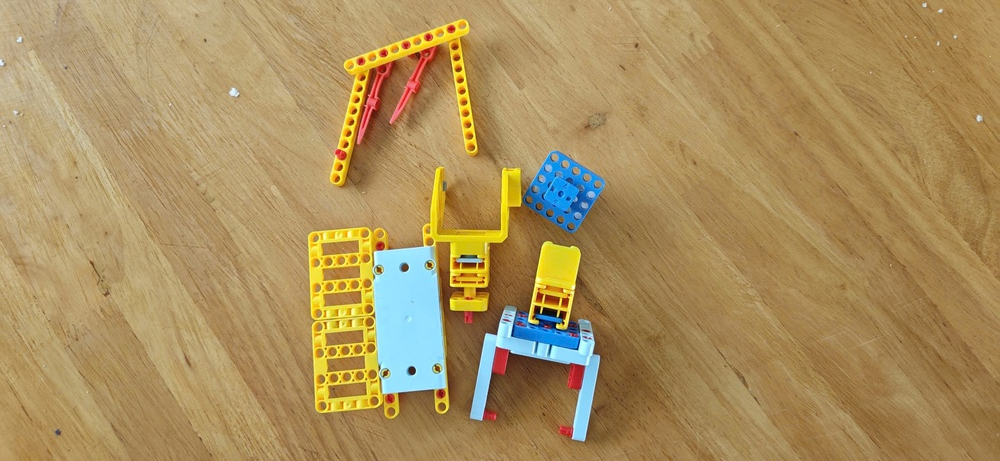
#> input picture lesson_4/images/sample.jpg, 1000 x 461 px, shrunk from 2560 x 1181 before the run, found by its file name
$ python canny.py
#> lines starting #> are read from the running program, lines starting #| are printed output that depends on the picture
import cv2
import numpy as np
import matplotlib.pyplot as plt
import os

# === BƯỚC 1: ĐẦU VÀO ===
img_path = "images/sample.jpg"
if not os.path.exists(img_path):
    print(f"Lỗi: Không tìm thấy file tại {img_path}")
    exit()

img = cv2.imread(img_path, cv2.IMREAD_GRAYSCALE)
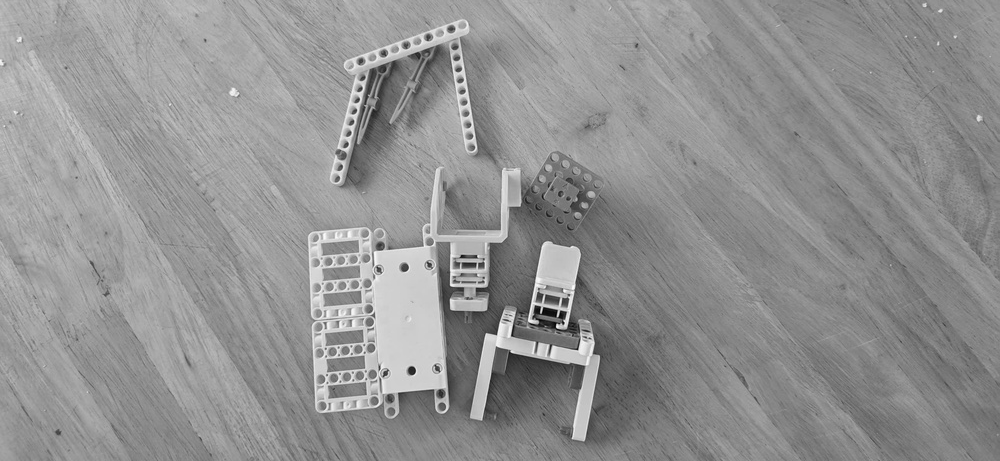
#> img: shape (461, 1000); min 0, max 251, mean 145.8
if img is None:
    raise ValueError("Không thể giải mã ảnh!")

# === BƯỚC 2: HÀM HỖ TRỢ AUTO-CANNY ===
def auto_canny(image, sigma=0.33):
    """
    Tự động tính toán ngưỡng Canny dựa trên giá trị trung vị (median) của ảnh.
    Giúp thuật toán hoạt động ổn định trên nhiều điều kiện ánh sáng khác nhau.
    """
    mu = np.median(image)
    # Tính toán ngưỡng thấp và ngưỡng cao dựa trên độ lệch sigma
    t_low = int(max(0, (1.0 - sigma) * mu))
    t_high = int(min(255, (1.0 + sigma) * mu))

    edged = cv2.Canny(image, t_low, t_high)
    return edged, t_low, t_high

# Tiền xử lý: Luôn làm mượt ảnh bằng Gaussian Blur trước khi dùng Canny
img_blur = cv2.GaussianBlur(img, (5, 5), 1.0)

# === BƯỚC 3: THÍ NGHIỆM VỚI NGƯỠNG (THRESHOLD) ===
nguong_list = [
    (30, 60, "Thấp (30, 60)"),
    (50, 150, "Trung bình (50, 150)"),
    (100, 200, "Cao (100, 200)"),
    (150, 300, "Rất cao (150, 300)"),
]

fig, axes = plt.subplots(2, 3, figsize=(15, 10))
axes[0, 0].imshow(img, cmap="gray")
axes[0, 0].set_title("1. Ảnh gốc")
axes[0, 0].axis("off")

for idx, (t_low, t_high, ten) in enumerate(nguong_list):
    edges = cv2.Canny(img_blur, t_low, t_high)
    # Tính mật độ điểm cạnh (%)
    mat_do = np.sum(edges > 0) / edges.size * 100
    row, col = (idx + 1) // 3, (idx + 1) % 3
    axes[row, col].imshow(edges, cmap="gray")
    axes[row, col].set_title(f"{ten}\nMật độ cạnh: {mat_do:.1f}%")
    axes[row, col].axis("off")
#> this loop made 4 passes
#> mat_do on passes 1 to 4: 8.82, 2.19, 1.76, 1.06
#> pass 1, `edges = cv2.Canny(img_blur, t_low, t_high)`:
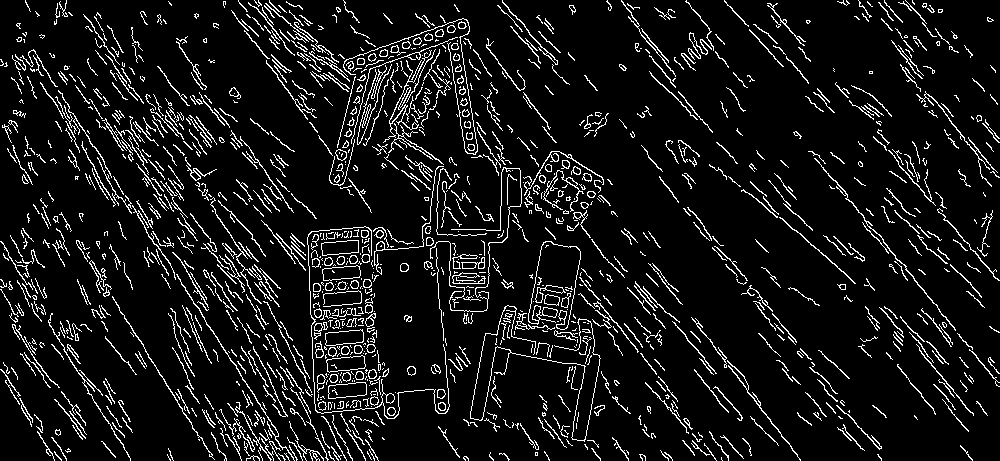
#> edges: shape (461, 1000); 8.8% white in thin lines or dots

# Áp dụng Auto Canny
edges_auto, t_low_auto, t_high_auto = auto_canny(img_blur)
#> in auto_canny, `mu = np.median(image)`: mu = 146
#> in auto_canny, `t_low = int(max(0, (1.0 - sigma) * mu))`: t_low = 97
#> in auto_canny, `t_high = int(min(255, (1.0 + sigma) * mu))`: t_high = 194
#> in auto_canny, `edged = cv2.Canny(image, t_low, t_high)`: edged: shape (461, 1000); 1.8% white in thin lines or dots
#> t_low_auto = 97; t_high_auto = 194
mat_do_auto = np.sum(edges_auto > 0) / edges_auto.size * 100
#> mat_do_auto = 1.8
axes[1, 2].imshow(edges_auto, cmap="gray")
axes[1, 2].set_title(f"Tự động ({t_low_auto}, {t_high_auto})\nMật độ: {mat_do_auto:.1f}%")
axes[1, 2].axis("off")

plt.suptitle("Sự ảnh hưởng của bộ đôi ngưỡng (Hysteresis Thresholding)", fontsize=16)
plt.tight_layout()
os.makedirs("output", exist_ok=True)
plt.savefig("output/canny_thresholds.png", dpi=150)
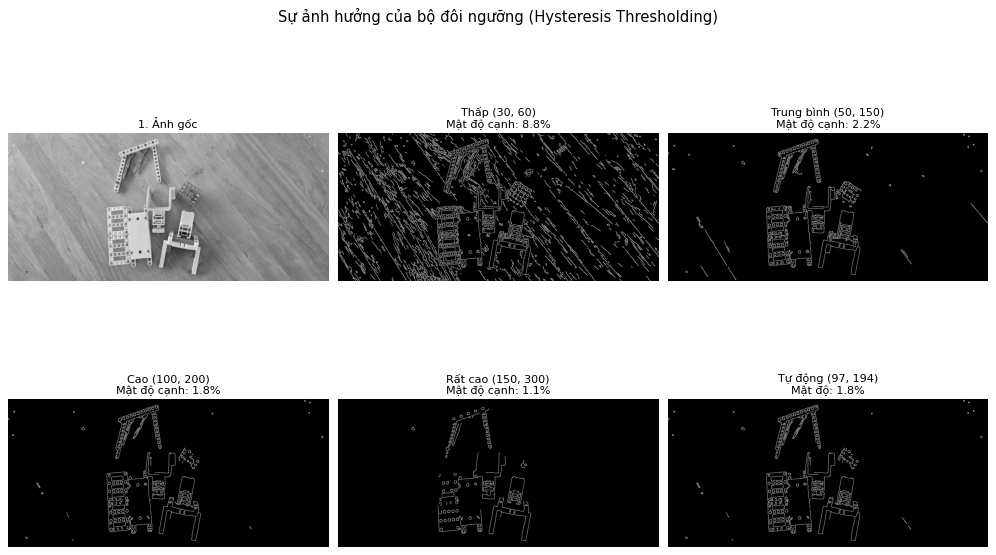
#> figure drawn by matplotlib, 6 panels
plt.show()

# === BƯỚC 4: THÍ NGHIỆM VỚI ĐỘ MƯỢT (GAUSSIAN SIGMA) ===
fig2, axes2 = plt.subplots(1, 4, figsize=(18, 5))
axes2[0].imshow(img, cmap="gray")
axes2[0].set_title("Ảnh gốc")
axes2[0].axis("off")

# Khi sigma tăng, ảnh càng mờ, Canny sẽ chỉ giữ lại các cạnh biên lớn
for idx, s in enumerate([0.5, 1.5, 3.0]):
    img_g = cv2.GaussianBlur(img, (0, 0), s)
    # Giữ nguyên ngưỡng cố định để thấy sự khác biệt của Gaussian
    edges = cv2.Canny(img_g, 50, 150)
    mat_do = np.sum(edges > 0) / edges.size * 100
    axes2[idx + 1].imshow(edges, cmap="gray")
    axes2[idx + 1].set_title(f"Sigma={s}\nMật độ cạnh: {mat_do:.1f}%")
    axes2[idx + 1].axis("off")
#> this loop made 3 passes
#> mat_do on passes 1 to 3: 5.34, 1.63, 0.303
#> pass 1, `edges = cv2.Canny(img_g, 50, 150)`:
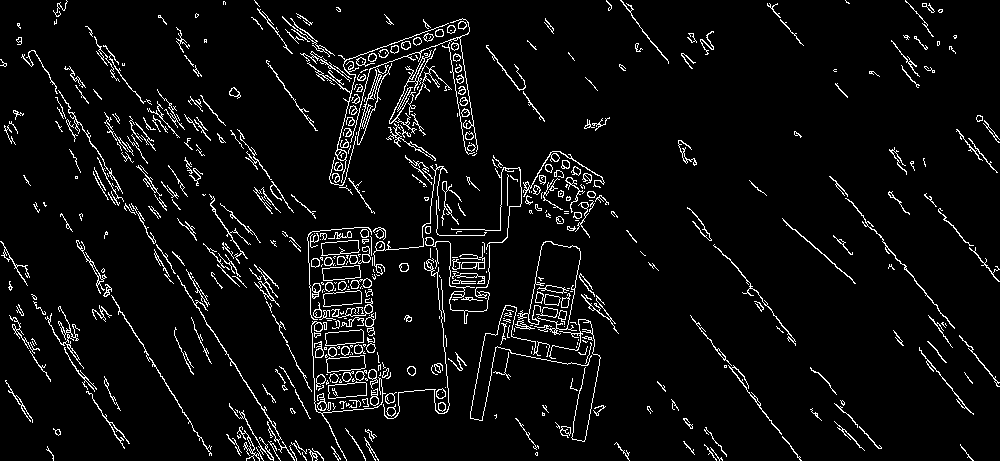
#> edges: shape (461, 1000); 5.3% white in thin lines or dots
#> pass 2, `edges = cv2.Canny(img_g, 50, 150)`:
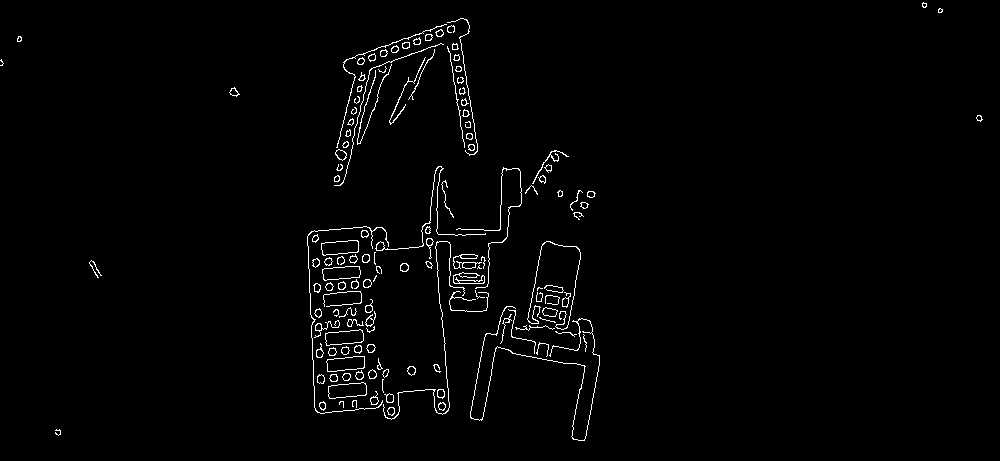
#> edges: shape (461, 1000); 1.6% white in thin lines or dots
#> after the loop:
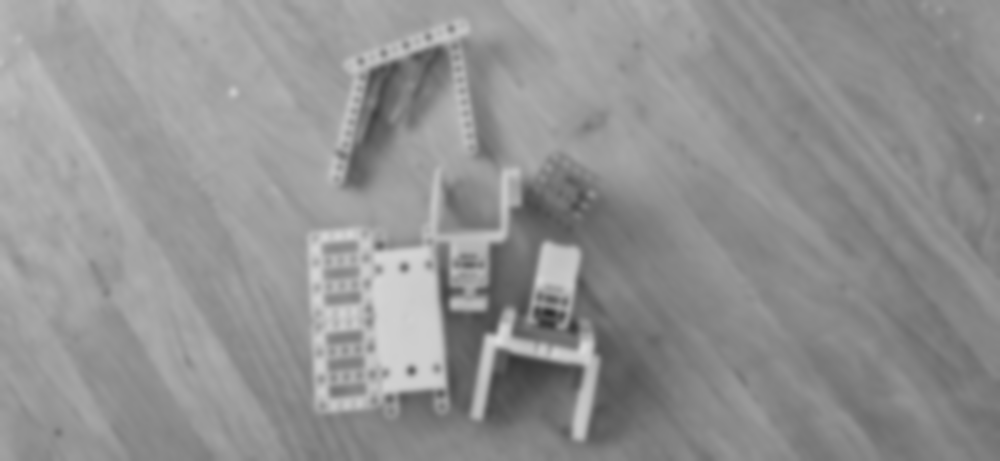
#> img_g: shape (461, 1000); min 45, max 220, mean 145.8

plt.suptitle("Sự ảnh hưởng của Gaussian Blur lên kết quả Canny", fontsize=16)
plt.tight_layout()
plt.savefig("output/canny_blur_effect.png", dpi=150)
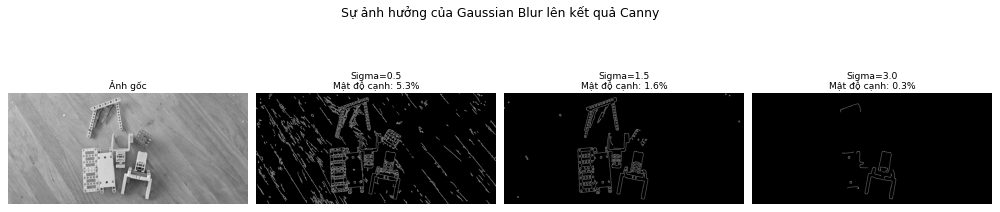
#> figure drawn by matplotlib, 4 panels
plt.show()
